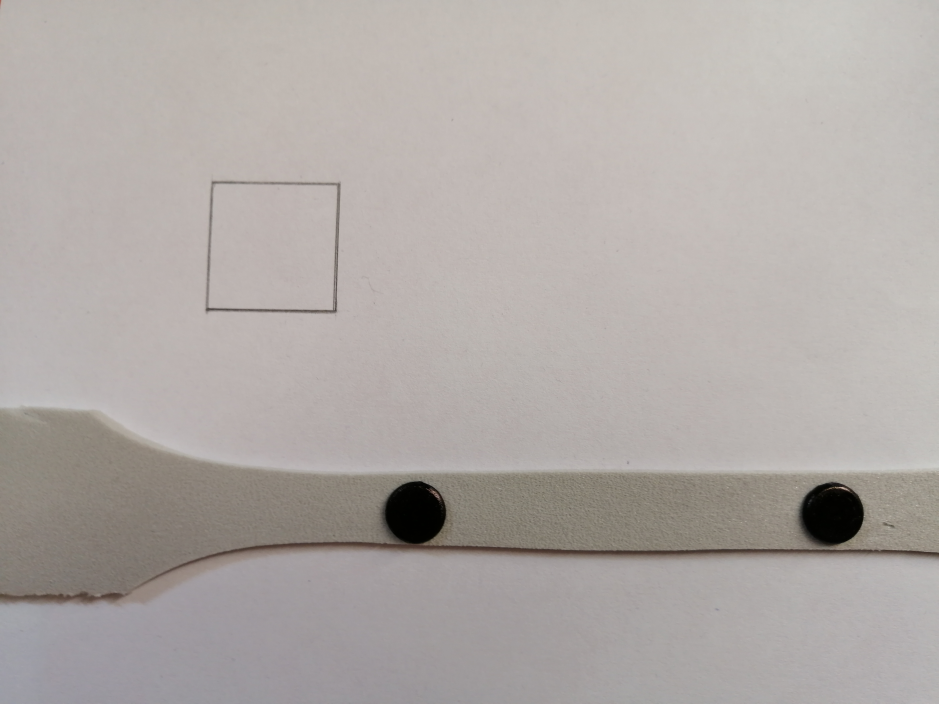
#> input picture test-object-size/botao_colado/6.jpg, 5632 x 4224 px (shown at 1/6 size)
$ python threshold.py
#> lines starting #> are read from the running program, lines starting #| are printed output that depends on the picture
import cv2
import numpy as np
#from matplotlib import pyplot as plt

cv2.namedWindow('Image2', cv2.WINDOW_NORMAL)
#cv2.resizeWindow('Image2', 640, 480)
cv2.resizeWindow('Image2', 800, 600)


img = cv2.imread('botao_colado/6.jpg')
#> img is the input picture: shape (4224, 5632, 3); mean B, G, R 166.3, 169.6, 175.6


# Aplica os respectivos filtros
kernel = np.ones((9,9),np.float32)/15
filter2D = cv2.filter2D(img,-1,kernel)
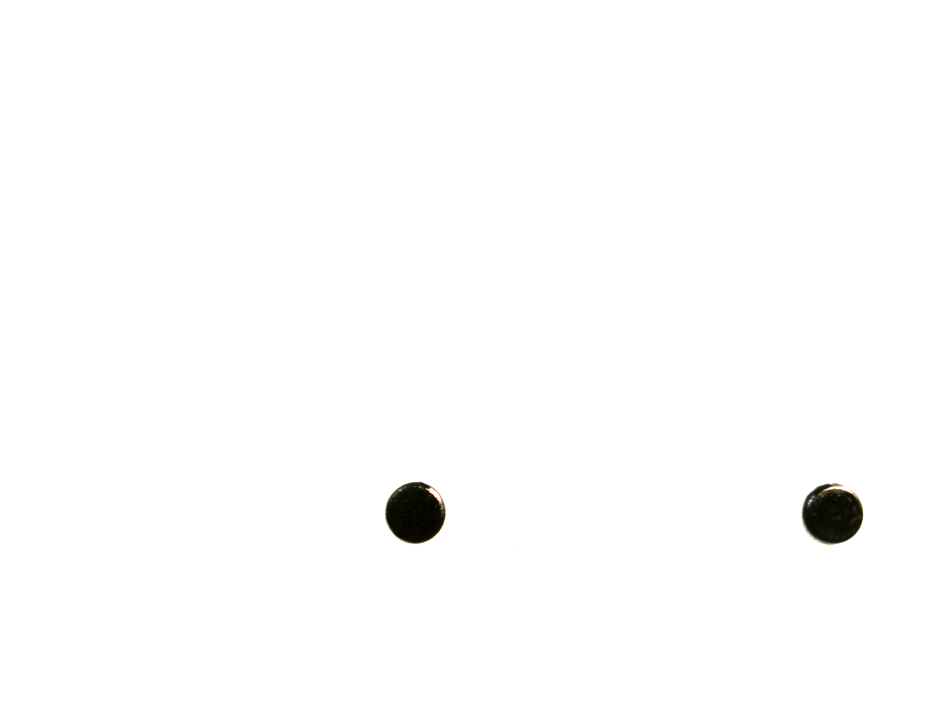
#> filter2D: shape (4224, 5632, 3) (shown at 1/6 size); mean B, G, R 252.9, 253, 253
cv2.imwrite("image_test.png", filter2D)


ret,thresh1 = cv2.threshold(img,80,255,cv2.THRESH_BINARY)
cv2.imshow('Image2', thresh1)
cv2.waitKey(0)

# [28 lines of commented-out code are left out]

$ run again, with test-object-size/botao_colado/1.jpg copied over test-object-size/botao_colado/6.jpg
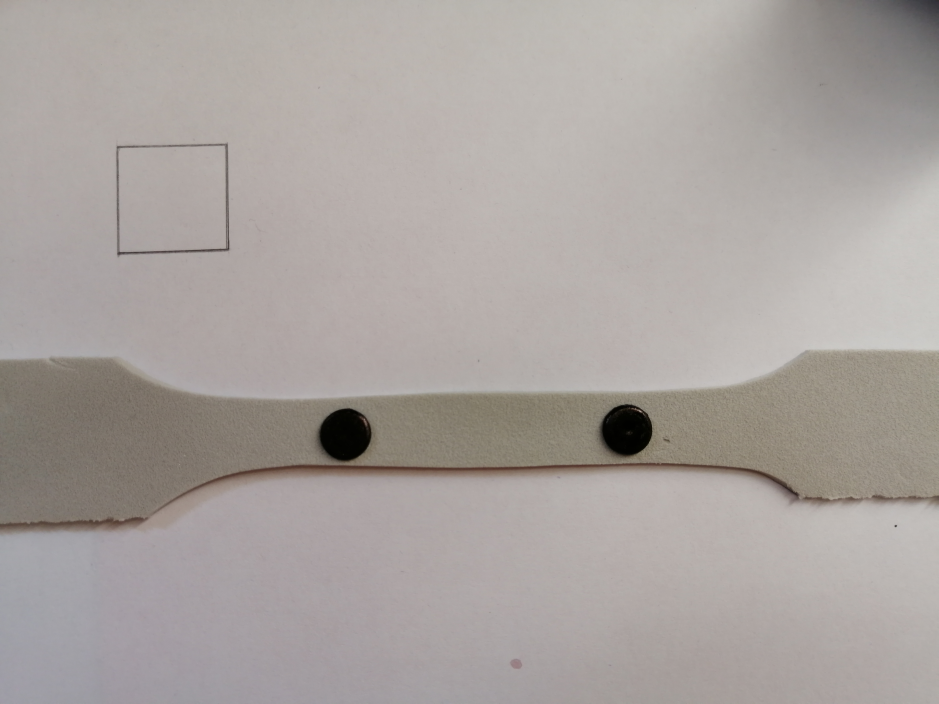
#> input picture test-object-size/botao_colado/1.jpg, 5632 x 4224 px (shown at 1/6 size)
#> img is the input picture: shape (4224, 5632, 3); mean B, G, R 159.4, 162.8, 169.3
#> `filter2D = cv2.filter2D(img,-1,kernel)`:
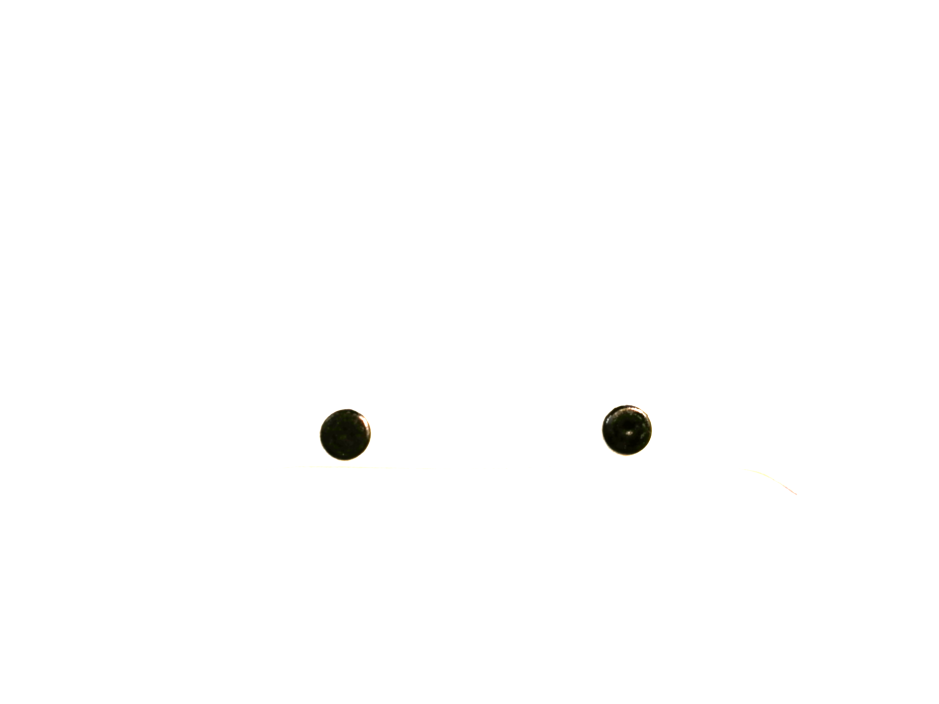
#> filter2D: shape (4224, 5632, 3) (shown at 1/6 size); mean B, G, R 253.6, 253.7, 253.7

$ run again, with test-object-size/botao_colado/2.jpg copied over test-object-size/botao_colado/6.jpg
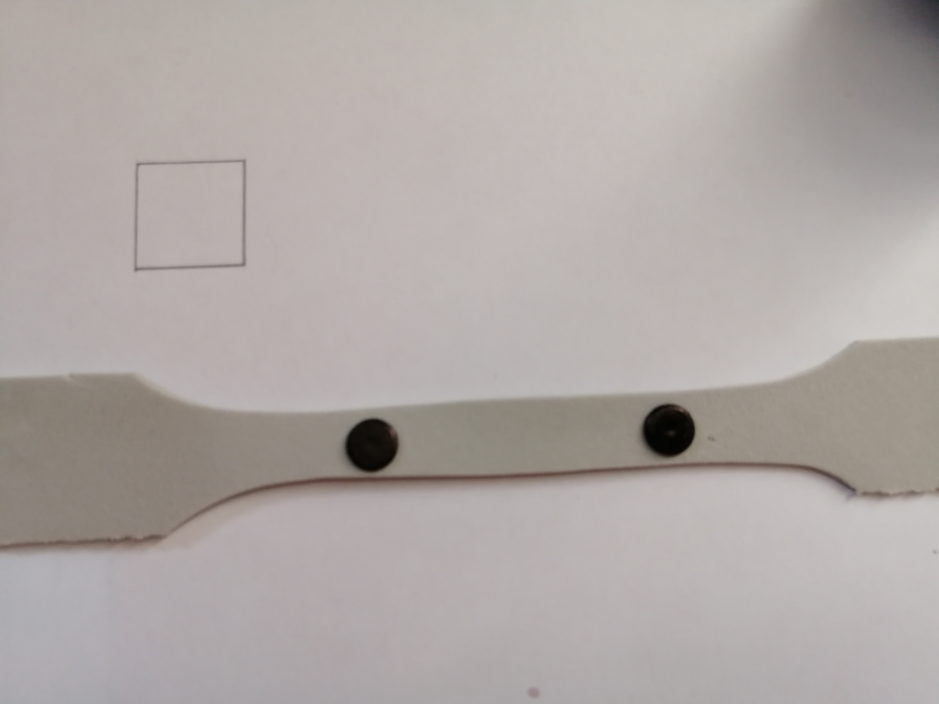
#> input picture test-object-size/botao_colado/2.jpg, 5632 x 4224 px (shown at 1/6 size)
#> img is the input picture: shape (4224, 5632, 3); mean B, G, R 165.9, 168.6, 175.5
#> `filter2D = cv2.filter2D(img,-1,kernel)`:
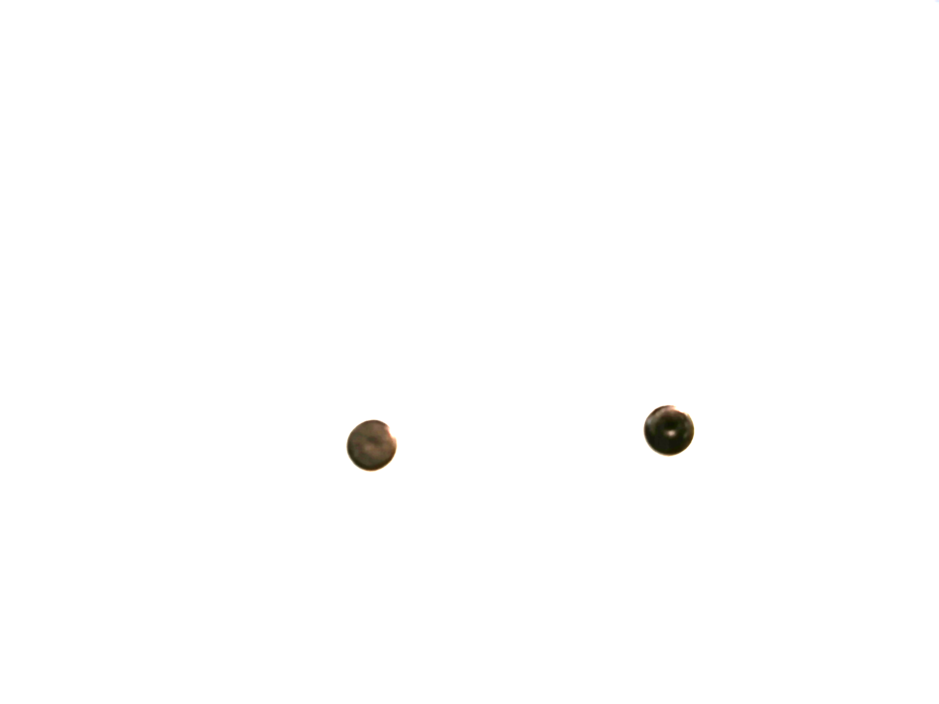
#> filter2D: shape (4224, 5632, 3) (shown at 1/6 size); mean B, G, R 253.8, 253.9, 254

$ run again, with test-object-size/botao_colado/3.jpg copied over test-object-size/botao_colado/6.jpg
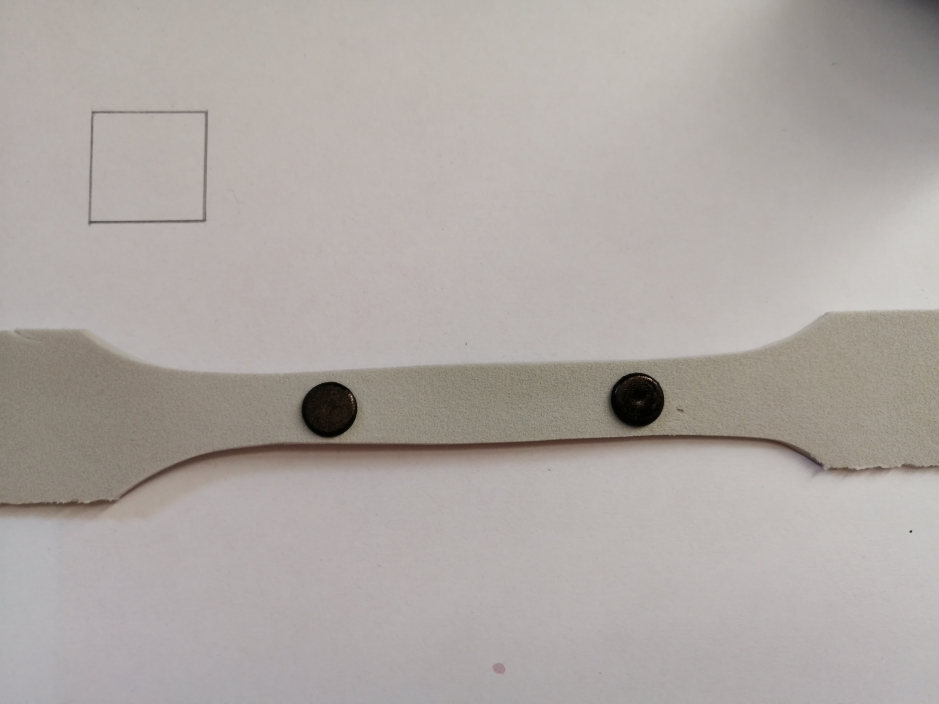
#> input picture test-object-size/botao_colado/3.jpg, 5632 x 4224 px (shown at 1/6 size)
#> img is the input picture: shape (4224, 5632, 3); mean B, G, R 164.1, 167.9, 174.1
#> `filter2D = cv2.filter2D(img,-1,kernel)`:
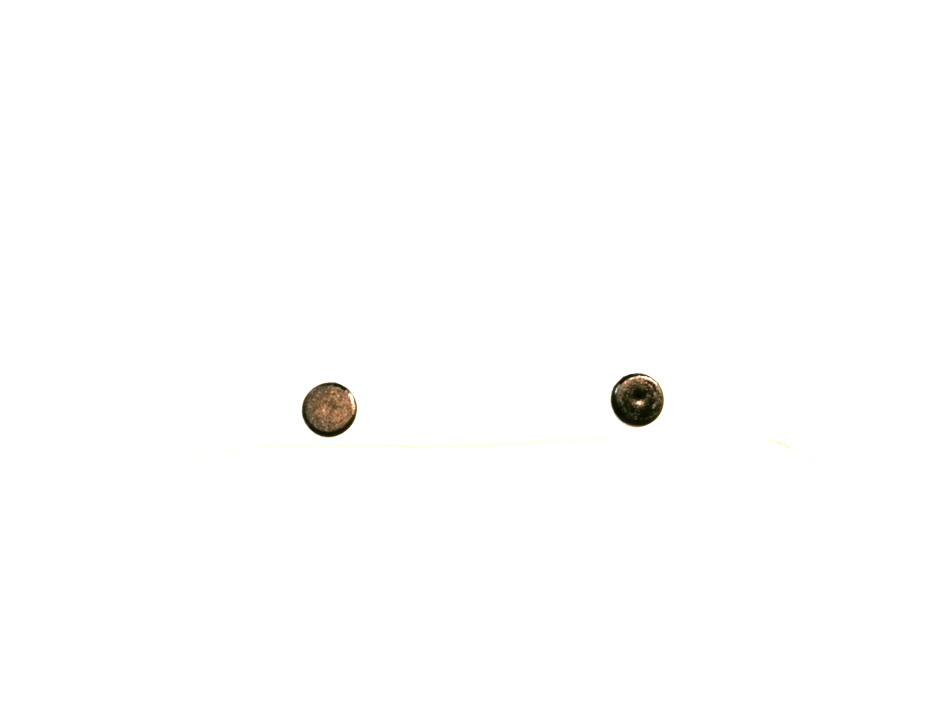
#> filter2D: shape (4224, 5632, 3) (shown at 1/6 size); mean B, G, R 253.6, 253.8, 253.9
